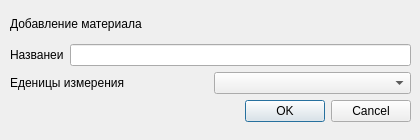
<?xml version="1.0" encoding="UTF-8"?>
<ui version="4.0">
 <class>material_add</class>
 <widget class="QDialog" name="material_add">
  <property name="geometry">
   <rect>
    <x>0</x>
    <y>0</y>
    <width>420</width>
    <height>140</height>
   </rect>
  </property>
  <property name="sizePolicy">
   <sizepolicy hsizetype="Fixed" vsizetype="Fixed">
    <horstretch>0</horstretch>
    <verstretch>0</verstretch>
   </sizepolicy>
  </property>
  <property name="minimumSize">
   <size>
    <width>420</width>
    <height>140</height>
   </size>
  </property>
  <property name="maximumSize">
   <size>
    <width>420</width>
    <height>140</height>
   </size>
  </property>
  <property name="windowTitle">
   <string>Dialog</string>
  </property>
  <property name="autoFillBackground">
   <bool>false</bool>
  </property>
  <widget class="QWidget" name="">
   <property name="geometry">
    <rect>
     <x>10</x>
     <y>10</y>
     <width>401</width>
     <height>112</height>
    </rect>
   </property>
   <layout class="QVBoxLayout" name="verticalLayout">
    <item>
     <widget class="QLabel" name="label_3">
      <property name="text">
       <string>Добавление материала</string>
      </property>
     </widget>
    </item>
    <item>
     <layout class="QHBoxLayout" name="horizontalLayout">
      <item>
       <widget class="QLabel" name="label">
        <property name="text">
         <string>Названеи</string>
        </property>
       </widget>
      </item>
      <item>
       <widget class="QLineEdit" name="materialName"/>
      </item>
     </layout>
    </item>
    <item>
     <layout class="QHBoxLayout" name="horizontalLayout_2">
      <item>
       <widget class="QLabel" name="label_2">
        <property name="sizePolicy">
         <sizepolicy hsizetype="Minimum" vsizetype="Minimum">
          <horstretch>0</horstretch>
          <verstretch>0</verstretch>
         </sizepolicy>
        </property>
        <property name="text">
         <string>Еденицы измерения</string>
        </property>
       </widget>
      </item>
      <item>
       <widget class="QComboBox" name="materialUnits"/>
      </item>
     </layout>
    </item>
    <item>
     <widget class="QDialogButtonBox" name="buttonBox">
      <property name="orientation">
       <enum>Qt::Orientation::Horizontal</enum>
      </property>
      <property name="standardButtons">
       <set>QDialogButtonBox::StandardButton::Cancel|QDialogButtonBox::StandardButton::Ok</set>
      </property>
     </widget>
    </item>
   </layout>
  </widget>
 </widget>
 <resources/>
 <connections>
  <connection>
   <sender>buttonBox</sender>
   <signal>accepted()</signal>
   <receiver>material_add</receiver>
   <slot>accept()</slot>
   <hints>
    <hint type="sourcelabel">
     <x>248</x>
     <y>254</y>
    </hint>
    <hint type="destinationlabel">
     <x>157</x>
     <y>274</y>
    </hint>
   </hints>
  </connection>
  <connection>
   <sender>buttonBox</sender>
   <signal>rejected()</signal>
   <receiver>material_add</receiver>
   <slot>reject()</slot>
   <hints>
    <hint type="sourcelabel">
     <x>316</x>
     <y>260</y>
    </hint>
    <hint type="destinationlabel">
     <x>286</x>
     <y>274</y>
    </hint>
   </hints>
  </connection>
 </connections>
</ui>
